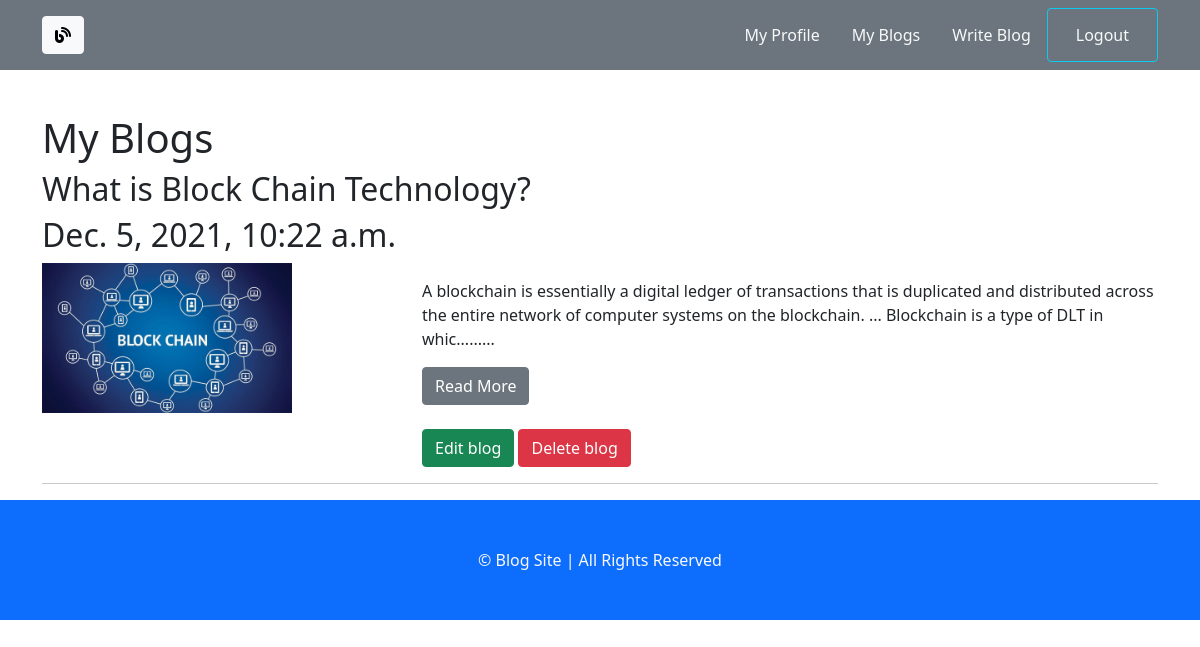
Screenshot of /blog/my-blogs/ (signed in) with the database file from the repository.
### blog_app/models.py (models this page shows, shortened)
class Blog(models.Model):
    author = models.ForeignKey(User,related_name = 'post_author', on_delete = models.CASCADE)
    blog_title = models.CharField(max_length=264,verbose_name='Put a title')
    slug = models.SlugField(max_length=264, unique=True)
    blog_content = models.TextField(verbose_name='What is on your mind?')
    blog_image = models.ImageField(upload_to='blog_images',verbose_name='Image')
    publish_date = models.DateTimeField(auto_now_add=True)
    update_date = models.DateTimeField(auto_now=True)
    class Meta:
        ordering = ('-publish_date',)

### blog_app/views.py (the view)
# urls.py: path('my-blogs/',views.MyBlogs.as_view(), name='my_blogs'),
class MyBlogs(LoginRequiredMixin, TemplateView):
    template_name = 'blog_app/my_blogs.html'

### blog_app/templatetags/custom_filters.py (called while the page is built)
def range_filter(value):
    return value[0:200] + '.........'

### templates/blog_app/my_blogs.html (shortened to what this page needs)
{% extends 'base.html'%}
{%load custom_filters%}
{% block body_block %}
<h1>My Blogs</h1>
{% for blog in user.post_author.all %}
<h2>{{blog.blog_title}}</h2>
<h2>{{blog.publish_date}}</h2>
<div class='row'>
    <div class='col-sm-4'>
        <img src="/media/{{blog.blog_image}}" alt="" width="250px">
    </div>
    <div class='col-sm-8'>
        <p>{{blog.blog_content |range_fiter |linebreaks}}</p>
            <button type="button" class="btn btn-secondary">
                <a href="{% url 'blog_app:blog_details' pk=blog.pk%}" class='text-white' style="text-decoration: none;">Read More</a>
            </button><br><br>
            <button type="button" class="btn btn-success">
                <a href="{% url 'blog_app:edit_blogs' pk=blog.pk%}" class='text-white' style="text-decoration: none;">Edit blog</a>
            </button>
            <button type="button" class="btn btn-danger">
            <a href="{% url 'blog_app:delete_blogs' pk=blog.pk%}" class='text-white' style="text-decoration: none;">Delete blog</a>
            </button>
    </div>
</div>
<hr>
{%endfor%}
{%endblock%}

### rows the page displays
Blog: blog_title "What is Block Chain Technology?", publish_date "Dec. 5, 2021, 10:22 a.m.", blog_image (picture), blog_content|range_fiter "A blockchain is essentially a digital ledger of transactions that is duplicated and distributed across the entire network of computer systems on the blockchain. ... Blockchain is a type of DLT in whic........."
